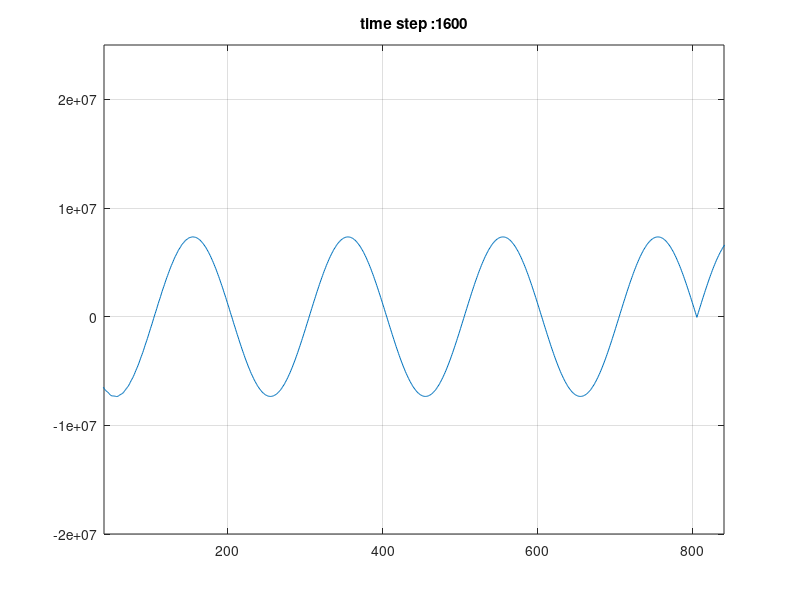

Write the MATLAB code that produced this figure.
%===================================
%    Shayan Dodge
%    MSc in Physics
% M: +98 935 741 67 63 
% E: dodgeshayan@gmail.com 
% A: Tehran, Iran 
%===================================
% FDTD 1D in free space with CPML 
% Sinusoidal
%===================================
clc
close all;
%===================================
% some constants
mu_0 = 1.2566370614359173e-06;   
eps_0= 8.8541878176203892e-12;   
C=299792458.0;      % speed of light
%===================================
% wave definition
amptidute=100;
frequency=110E9;
T=1/frequency;
lambda=C*T;
t0=4*T;
omega=2*pi*frequency;
%===================================
% FDTD variables
if exist('zZoneSize','var')==0
    zZoneSize=4;
else if zZoneSize<0
    zZoneSize=4;
    end
end
if exist('tZoneSize','var')==0
    tZoneSize=4;
else if zZoneSize<0
    tZoneSize=4;
    end
end
domainLength=zZoneSize*lambda;
totalTime=tZoneSize*T;
numberCellsPerWavelength=200;
%===================================
% CPML parameters
pmlWidth=40;
pmlOrder=4;
epsR=1;
sigmaMax=1;
kappaMax=15;
alphaMax=0.24;
alphaOrder=1;
%===================================
% domain definition
dz=lambda/numberCellsPerWavelength;
dt=dz/2/C;
totalTimeStep=floor(totalTime/dt);
nz=floor(domainLength/dz+2*pmlWidth);
nzp1=nz+1;
nzm1=nz-1;
ksource = nz-pmlWidth-35;
%===================================
% FDTD EM field arrarys
Ex=zeros(1,nzp1);
Hy=zeros(1,nz);
%===================================
% Coeficient for EM field updating
Cexe=1;
Cexhy=-dt/eps_0/dz;
Chyh=1;
Chyex=-dt/mu_0/dz;
%===================================
% CPML arrays
Psi_Ezy_zn=zeros(1,pmlWidth);
Psi_Ezy_zp=zeros(1,pmlWidth);
Psi_Hzx_zn=zeros(1,pmlWidth);
Psi_Hzx_zp=zeros(1,pmlWidth);
%===================================
% initial PML update coeficients
sigmaOpt=sigmaMax*(pmlOrder+1)/(sqrt(epsR)*150*pi*dz);
% zn side
rho_e=((pmlWidth:-1:1)-0.75)/pmlWidth;
rho_m=((pmlWidth:-1:1)-0.25)/pmlWidth;
sigma_e=sigmaOpt*abs(rho_e).^pmlOrder;
sigma_m=sigmaOpt*abs(rho_m).^pmlOrder;
kappa_e=1+(kappaMax-1)*abs(rho_e).^pmlOrder;
kappa_m=1+(kappaMax-1)*abs(rho_m).^pmlOrder;
alpha_e=alphaMax*abs(rho_e).^pmlOrder;
alpha_m=alphaMax*abs(rho_m).^pmlOrder;
cpml_b_e_n=exp((-dt/eps_0)...
    *((sigma_e./kappa_e)+alpha_e));
cpml_a_e_n=1/dz*(cpml_b_e_n-1).*sigma_e ...
    ./(kappa_e.*(sigma_e+kappa_e.*alpha_e));
cpml_b_m_n=exp((-dt/eps_0)...
    *((sigma_m./kappa_m)+alpha_m));
cpml_a_m_n=1/dz*(cpml_b_m_n-1).*sigma_m ...
    ./(kappa_m.*(sigma_m+kappa_m.*alpha_m));
b=0;%sigma_e*dt/2/eps_0;
Cexe_zn=(1-b)./(1+b);
CPsi_Ezy_zn=-dt./(1+b)/eps_0;
Cexhy_zn=CPsi_Ezy_zn./kappa_e/dz;
b=0;%sigma_m*dt/2/mu_0;
Chyh_zn=(1-b)./(1+b);
CPsi_Hzx_zn=-dt./(1+b)/mu_0;
Chyex_zn=CPsi_Hzx_zn./kappa_m/dz;
% zp side
rho_e=((1:1:pmlWidth)-0.75)/pmlWidth;
rho_m=((1:1:pmlWidth)-0.25)/pmlWidth;
sigma_e=sigmaOpt*abs(rho_e).^pmlOrder;
sigma_m=sigmaOpt*abs(rho_m).^pmlOrder;
kappa_e=1+(kappaMax-1)*abs(rho_e).^pmlOrder;
kappa_m=1+(kappaMax-1)*abs(rho_m).^pmlOrder;
alpha_e=alphaMax*abs(rho_e).^pmlOrder;
alpha_m=alphaMax*abs(rho_m).^pmlOrder;
cpml_b_e_p=exp((-dt/eps_0)...
    *((sigma_e./kappa_e)+alpha_e));
cpml_a_e_p=1/dz*(cpml_b_e_p-1).*sigma_e ...
    ./(kappa_e.*(sigma_e+kappa_e.*alpha_e));
cpml_b_m_p=exp((-dt/eps_0)...
    *((sigma_m./kappa_m)+alpha_m));
cpml_a_m_p=1/dz*(cpml_b_m_p-1).*sigma_m ...
    ./(kappa_m.*(sigma_m+kappa_m.*alpha_m));
b=0;%sigma_e*dt/2/eps_0;
Cexe_zp=(1-b)./(1+b);
CPsi_Ezy_zp=-dt./(1+b)/eps_0;
Cexhy_zp=CPsi_Ezy_zp./kappa_e/dz;
b=0;%sigma_m*dt/2/mu_0;
Chyh_zp=(1-b)./(1+b);
CPsi_Hzx_zp=-dt./(1+b)/mu_0;
Chyex_zp=CPsi_Hzx_zp./kappa_m/dz;
%===================================
%========== FDTD loop===============
%===================================
% some constants
%====== Gaussian Source ===========
% dtDivEps0DivDz=dt/eps_0/dz;
% muSource=dtDivEps0DivDz*amptidute * -2.0 /T/T;
%====== Sine Source ===========
dtDivEps0DivDz=dt/eps_0/dz;
muSource=dtDivEps0DivDz*amptidute * 2.0*pi*omega;
%===================================
% initial plot
figure;
h=plot(Ex);
set(gca,'ylim',[-2 2.5]*1e7);
set(gca,'xlim',[pmlWidth (nz-pmlWidth)]);
grid on;
%===================================
% point to test performace of CPML
ic=ksource+30;
cEx=zeros(1,totalTimeStep);
%===================================
% fdtd loop
for n=1:totalTimeStep
    %============================
    %update Hy
    %============================
    Psi_Hzx_zn=cpml_b_m_n.*Psi_Hzx_zn+cpml_a_m_n.*(Ex(2:pmlWidth+1)-Ex(1:pmlWidth));
    Psi_Hzx_zp=cpml_b_m_p.*Psi_Hzx_zp+cpml_a_m_p.*(Ex(nzp1-pmlWidth+1:nzp1)-Ex(nzp1-pmlWidth:nz));
    if sum(isnan(Psi_Hzx_zp))>0
        display('nan found');
    end
    Hy(1:pmlWidth)=Chyh_zn.*Hy(1:pmlWidth)+Chyex_zn.*(Ex(2:pmlWidth+1)-Ex(1:pmlWidth))+CPsi_Hzx_zn.*Psi_Hzx_zn;
    if sum(isnan(Hy))>0
        display('nan found');
    end
    Hy(nz-pmlWidth+1:nz)=Chyh_zp.*Hy(nz-pmlWidth+1:nz)+Chyex_zp.*(Ex(nzp1-pmlWidth+1:nzp1)-Ex(nzp1-pmlWidth:nz))+CPsi_Hzx_zp.*Psi_Hzx_zp;
    if sum(isnan(Hy))>0
        display('nan found');
    end
    % non pml region
    Hy(pmlWidth+1:nz-pmlWidth)=Chyh* Hy(pmlWidth+1:nz-pmlWidth)+Chyex*( Ex(pmlWidth+2:nzp1-pmlWidth)-Ex(pmlWidth+1:nz-pmlWidth)); 
    %===========================
    % update Ex
    %===========================
    Psi_Ezy_zn=cpml_b_e_n.*Psi_Ezy_zn+cpml_a_e_n.*(Hy(2:pmlWidth+1)-Hy(1:pmlWidth));
    Psi_Ezy_zp=cpml_b_e_p.*Psi_Ezy_zp+cpml_a_e_p.*(Hy(nzp1-pmlWidth:nz)-Hy(nz-pmlWidth:nzm1));
    if sum(isnan(Psi_Ezy_zp))>0
        display('nan found');
    end
    Ex(2:pmlWidth+1)=Cexe_zn.*Ex(2:pmlWidth+1)+Cexhy_zn.*(Hy(2:pmlWidth+1)-Hy(1:pmlWidth))+CPsi_Ezy_zn.*Psi_Ezy_zn;
    
    if sum(isnan(Ex))>0
        display('nan found');
    end
    Ex(nzp1-pmlWidth:nz)=Cexe_zp.*Ex(nzp1-pmlWidth:nz)+Cexhy_zp.*(Hy(nzp1-pmlWidth:nz)-Hy(nz-pmlWidth:nzm1))+CPsi_Ezy_zp.*Psi_Ezy_zp;
    if sum(isnan(Ex))>0
        display('nan found');
    end
    % non pml region
    Ex(pmlWidth+2:nz-pmlWidth)=Cexe* Ex(pmlWidth+2:nz-pmlWidth)+Cexhy*( Hy(pmlWidth+2:nz-pmlWidth)-Hy(pmlWidth+1:nzm1-pmlWidth)); 
    %==========================
    % update source
    %==========================
%     Ex(ksource)=Ex(ksource)+muSource *(n * dt - t0)...
%                     * exp(-(((n * dt - t0) / T).^2)); % Differentiated Gaussian pulse
     Ex(ksource)=Ex(ksource)-amptidute *sin((n * dt - t0) * omega)/dz; % Sine source          
    %==========================
    % update figure
    %==========================
    if mod(n,30)==0||n==totalTimeStep
        set(h,'YData',Ex);
        title(gca,strcat('time step :' ,int2str(n)));
        pause(0.2);
    end
    %=========================
    % sample watched field
    %=========================
    cEx(n)=Ex(ic);    
end
